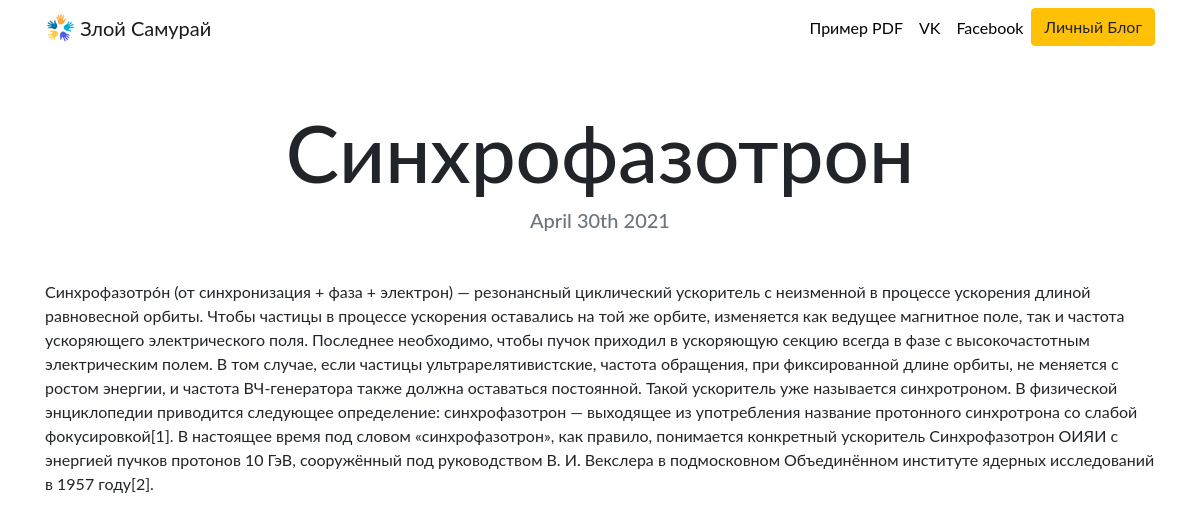
The app's page /blog/2/ with its own data.
### blog/models.py (models this page shows, shortened)
class Blog(models.Model):
    title = models.CharField(max_length=200)
    text = models.TextField()
    date = models.DateField()

### blog/views.py (the view)
# urls.py: path('<int:blog_id>/', views.detail, name='detail'),
def detail(request, blog_id):
    blog = get_object_or_404(Blog, pk=blog_id)
    return render(request, 'blog/detail.html', {'blog': blog})

### blog/templates/blog/detail.html (shortened to what this page needs)
{% extends "portfolio/base.html" %}
{% load static %}
{% block content %}
<h1 class="text-center mt-5" id="blogdetailtitle">{{ blog.title }}</h1>
<h5 class="text-center text-muted mb-5">{{ blog.date|date:'F jS Y' }}</h5>
{{ blog.text|safe }}
{% endblock %}

### portfolio/static/portfolio/custom.css (style rules this page uses)
body { font-family: 'Lato', sans-serif; }
@media (min-width: 992px) { #blogdetailtitle { font-size: 5rem; } }

### records on screen
Blog: title "Синхрофазотрон", date "April 30th 2021", text "Синхрофазотро́н (от синхронизация + фаза + электрон) — резонансный циклический ускоритель с неизменной в процессе ускорения длиной равновесной орбиты. Чтобы частицы в процессе ускорения оставались на той же орбите, изменяется как ведущее магнитное поле, так и частота ускоряющего электрического поля. Последнее необходимо, чтобы пучок приходил в ускоряющую секцию всегда в фазе с высокочастотным электрическим полем. В том случае, если частицы ультрарелятивистские, частота обращения, при фиксированной длине орбиты, не меняется с ростом энергии, и частота ВЧ-генератора также должна оставаться постоянной. Такой ускоритель уже называется синхротроном. В физической энциклопедии приводится следующее…"
